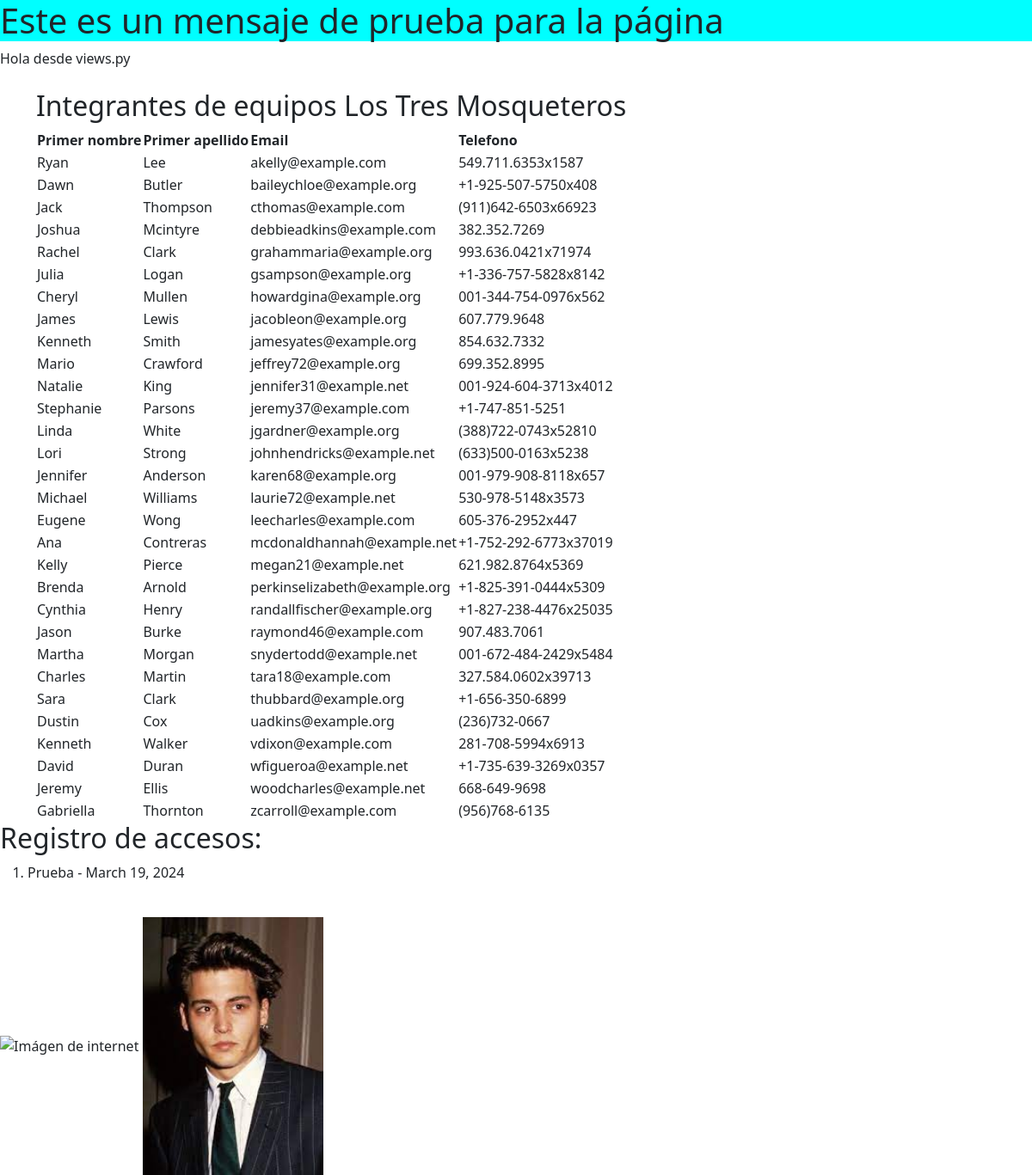
The page / on the database its author committed.
### primera_app/models.py (models this page shows, shortened)
class Los_tres_mosqueteros(models.Model):
    first_name = models.CharField(max_length=15)
    last_name = models.CharField(max_length=15)
    email = models.EmailField(unique = True)
    phone_number = models.CharField(max_length=15)

class AccessRecord(models.Model):
    webname = models.ForeignKey(Webpage, on_delete = models.CASCADE)
    date = models.DateField()

class Webpage(models.Model):
    topic = models.ForeignKey(Topic, on_delete=models.CASCADE) #Llave foranea (nombre_tabla, metodo_de_eliminación)
    name = models.CharField(max_length = 100, unique = True)
    url = models.URLField(unique = True)
    def __str__(self):
        return self.name

### primera_app/views.py (the view)
# urls.py: path('', views.index, name='index'),
def index(request):
    access_list = AccessRecord.objects.order_by('date')
    tres_mosqueteros_list = Los_tres_mosqueteros.objects.order_by('email')
    my_context = {'username': 'Hola desde views.py',
                  'access_records': access_list,
                  'mosqueteros':tres_mosqueteros_list}
    return render(request, 'primera_app/index.html', context=my_context)

### templates/primera_app/index.html (shortened to what this page needs)
<!DOCTYPE html>
{% load static %}
<html lang="en">
<head>
    <link href="https://cdn.jsdelivr.net/npm/bootstrap@5.3.3/dist/css/bootstrap.min.css" rel="stylesheet">
    <link rel="stylesheet" href="{% static 'css/mi_estilo.css' %}"/>
</head>
<body>
    <h1>Este es un mensaje de prueba para la página</h1>
    {{username}}
    <br>
    <br/>
    <div class="container">
        <h2>Integrantes de equipos Los Tres Mosqueteros</h2>
        {% if mosqueteros %}
            <table>
                <thead>
                    <th>Primer nombre</th>
                    <th>Primer apellido</th>
                    <th>Email</th>
                    <th>Telefono</th>
                </thead>
                <tbody>
                    {% for integrante in mosqueteros%}
                        <tr>
                            <td>{{integrante.first_name}}</td>
                            <td>{{integrante.last_name}}</td>
                            <td>{{integrante.email}}</td>
                            <td>{{integrante.phone_number}}</td>
                        </tr>
                    {% endfor %}
                </tbody>
            </table>
        {% else %}
        <p>No hay integrantes</p>
        {% endif %}
    </div>
    <div class="section">
        <h2>Registro de accesos:</h2>
        {% if access_records %}
            <ol>
                {% for record in access_records %}
                <li>{{record.webname}} - {{record.date}}</li>
                {% endfor %}
            </ol>
        {% else %}
            <p>Limpiaron el historial</p>
        {% endif %}
    </div>
    <br/>
    <img src = "https://app.kits.ai/_next/image?url=https%3A%2F%2Fd2sfqo51tiwost.cloudfront.net%2Fvoice-models%2Fimages%2FMP_jCHjzcxo355AZQY0AQ.jpg&w=3840&q=75" alt="Imágen de internet" width="300px"/>
    <img src = "{% static 'images/Jhonny.jpeg' %}" alt="Imágen estática" width="210px"/>
</body>
</html>

### static/css/mi_estilo.css (style rules this page uses)
h1 { background-color: aqua; }

### rows shown on the page
Los_tres_mosqueteros: first_name "Ryan", last_name "Lee", email "akelly@example.com", phone_number "549.711.6353x1587"
Los_tres_mosqueteros: first_name "Dawn", last_name "Butler", email "baileychloe@example.org", phone_number "+1-925-507-5750x408"
Los_tres_mosqueteros: first_name "Jack", last_name "Thompson", email "cthomas@example.com", phone_number "(911)642-6503x66923"
Los_tres_mosqueteros: first_name "Joshua", last_name "Mcintyre", email "debbieadkins@example.com", phone_number "382.352.7269"
Los_tres_mosqueteros: first_name "Rachel", last_name "Clark", email "grahammaria@example.org", phone_number "993.636.0421x71974"
Los_tres_mosqueteros: first_name "Julia", last_name "Logan", email "gsampson@example.org", phone_number "+1-336-757-5828x8142"
Los_tres_mosqueteros: first_name "Cheryl", last_name "Mullen", email "howardgina@example.org", phone_number "001-344-754-0976x562"
Los_tres_mosqueteros: first_name "James", last_name "Lewis", email "jacobleon@example.org", phone_number "607.779.9648"
Los_tres_mosqueteros: first_name "Kenneth", last_name "Smith", email "jamesyates@example.org", phone_number "854.632.7332"
Los_tres_mosqueteros: first_name "Mario", last_name "Crawford", email "jeffrey72@example.org", phone_number "699.352.8995"
Los_tres_mosqueteros: first_name "Natalie", last_name "King", email "jennifer31@example.net", phone_number "001-924-604-3713x4012"
Los_tres_mosqueteros: first_name "Stephanie", last_name "Parsons", email "jeremy37@example.com", phone_number "+1-747-851-5251"
Los_tres_mosqueteros: first_name "Linda", last_name "White", email "jgardner@example.org", phone_number "(388)722-0743x52810"
Los_tres_mosqueteros: first_name "Lori", last_name "Strong", email "johnhendricks@example.net", phone_number "(633)500-0163x5238"
Los_tres_mosqueteros: first_name "Jennifer", last_name "Anderson", email "karen68@example.org", phone_number "001-979-908-8118x657"
Los_tres_mosqueteros: first_name "Michael", last_name "Williams", email "laurie72@example.net", phone_number "530-978-5148x3573"
Los_tres_mosqueteros: first_name "Eugene", last_name "Wong", email "leecharles@example.com", phone_number "605-376-2952x447"
Los_tres_mosqueteros: first_name "Ana", last_name "Contreras", email "mcdonaldhannah@example.net", phone_number "+1-752-292-6773x37019"
Los_tres_mosqueteros: first_name "Kelly", last_name "Pierce", email "megan21@example.net", phone_number "621.982.8764x5369"
Los_tres_mosqueteros: first_name "Brenda", last_name "Arnold", email "perkinselizabeth@example.org", phone_number "+1-825-391-0444x5309"
Los_tres_mosqueteros: first_name "Cynthia", last_name "Henry", email "randallfischer@example.org", phone_number "+1-827-238-4476x25035"
Los_tres_mosqueteros: first_name "Jason", last_name "Burke", email "raymond46@example.com", phone_number "907.483.7061"
Los_tres_mosqueteros: first_name "Martha", last_name "Morgan", email "snydertodd@example.net", phone_number "001-672-484-2429x5484"
Los_tres_mosqueteros: first_name "Charles", last_name "Martin", email "tara18@example.com", phone_number "327.584.0602x39713"
Los_tres_mosqueteros: first_name "Sara", last_name "Clark", email "thubbard@example.org", phone_number "+1-656-350-6899"
Los_tres_mosqueteros: first_name "Dustin", last_name "Cox", email "uadkins@example.org", phone_number "(236)732-0667"
Los_tres_mosqueteros: first_name "Kenneth", last_name "Walker", email "vdixon@example.com", phone_number "281-708-5994x6913"
Los_tres_mosqueteros: first_name "David", last_name "Duran", email "wfigueroa@example.net", phone_number "+1-735-639-3269x0357"
Los_tres_mosqueteros: first_name "Jeremy", last_name "Ellis", email "woodcharles@example.net", phone_number "668-649-9698"
Los_tres_mosqueteros: first_name "Gabriella", last_name "Thornton", email "zcarroll@example.com", phone_number "(956)768-6135"
AccessRecord: webname "Prueba", date "March 19, 2024"

### other values the page prints
{{ username }} "Hola desde views.py"
